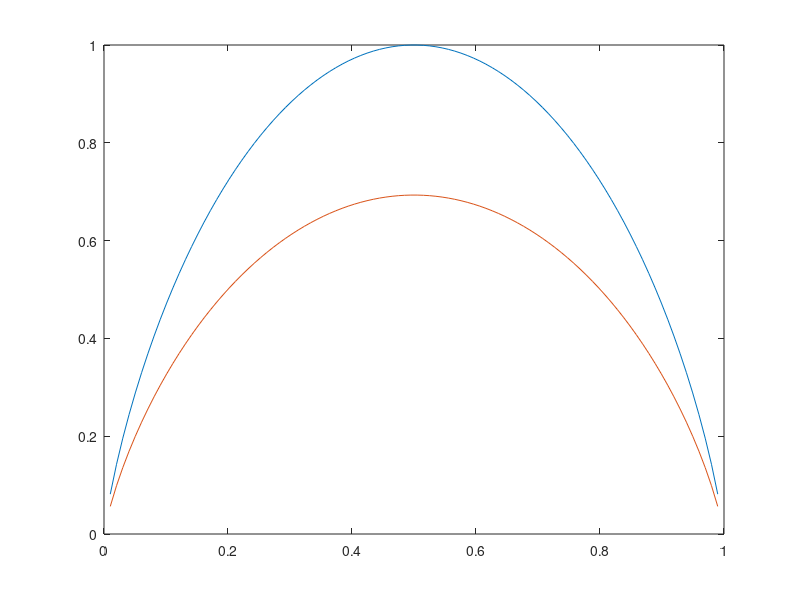

This chart was generated by the following MATLAB code:
x = linspace(0,1,100);
y1 = -x.*log2(x) - (1-x).*log2(1-x);
y2 = -x.*log(x) - (1-x).*log(1-x);

plot(x,y1)
hold on
plot(x,y2)

rap= y2./y1;